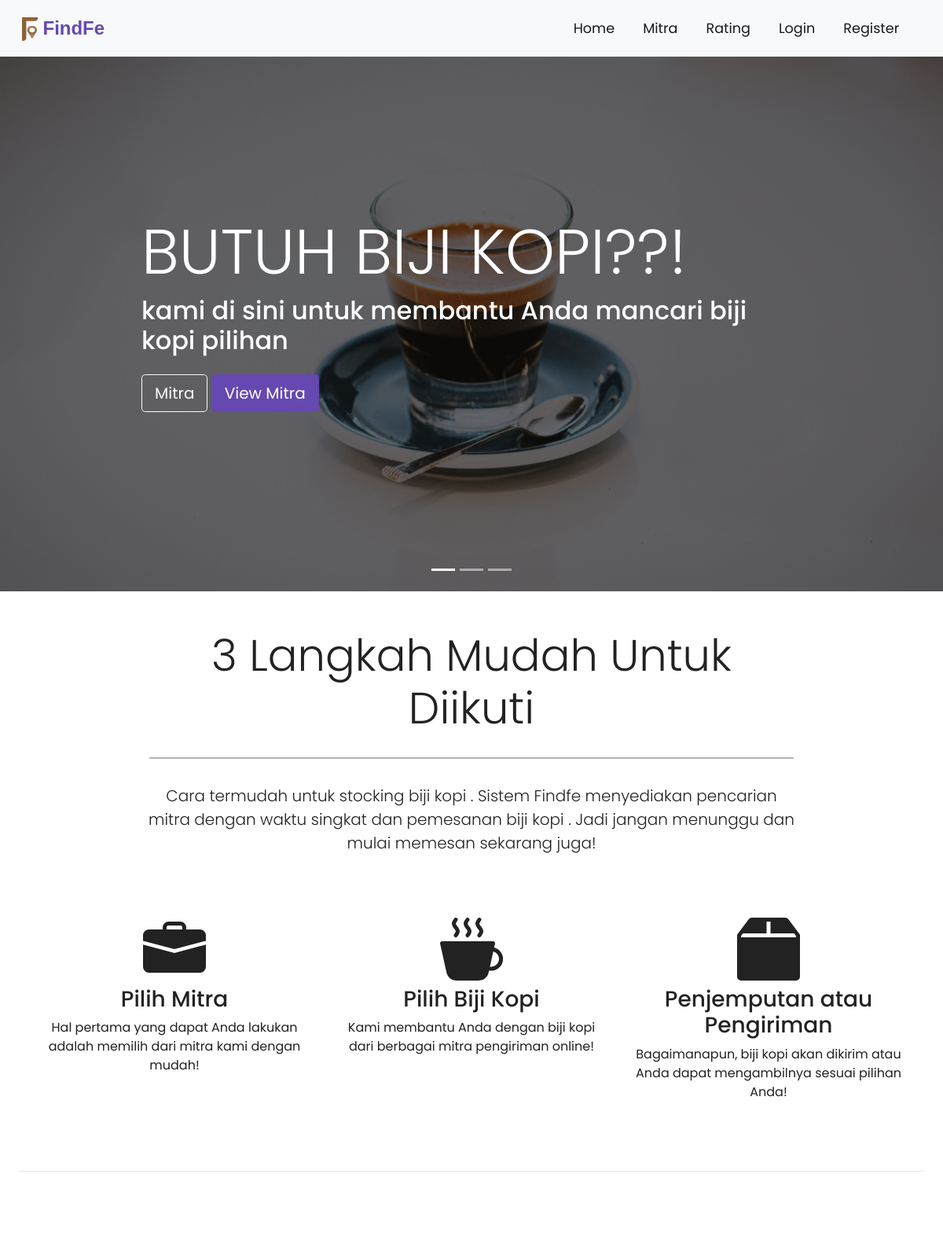
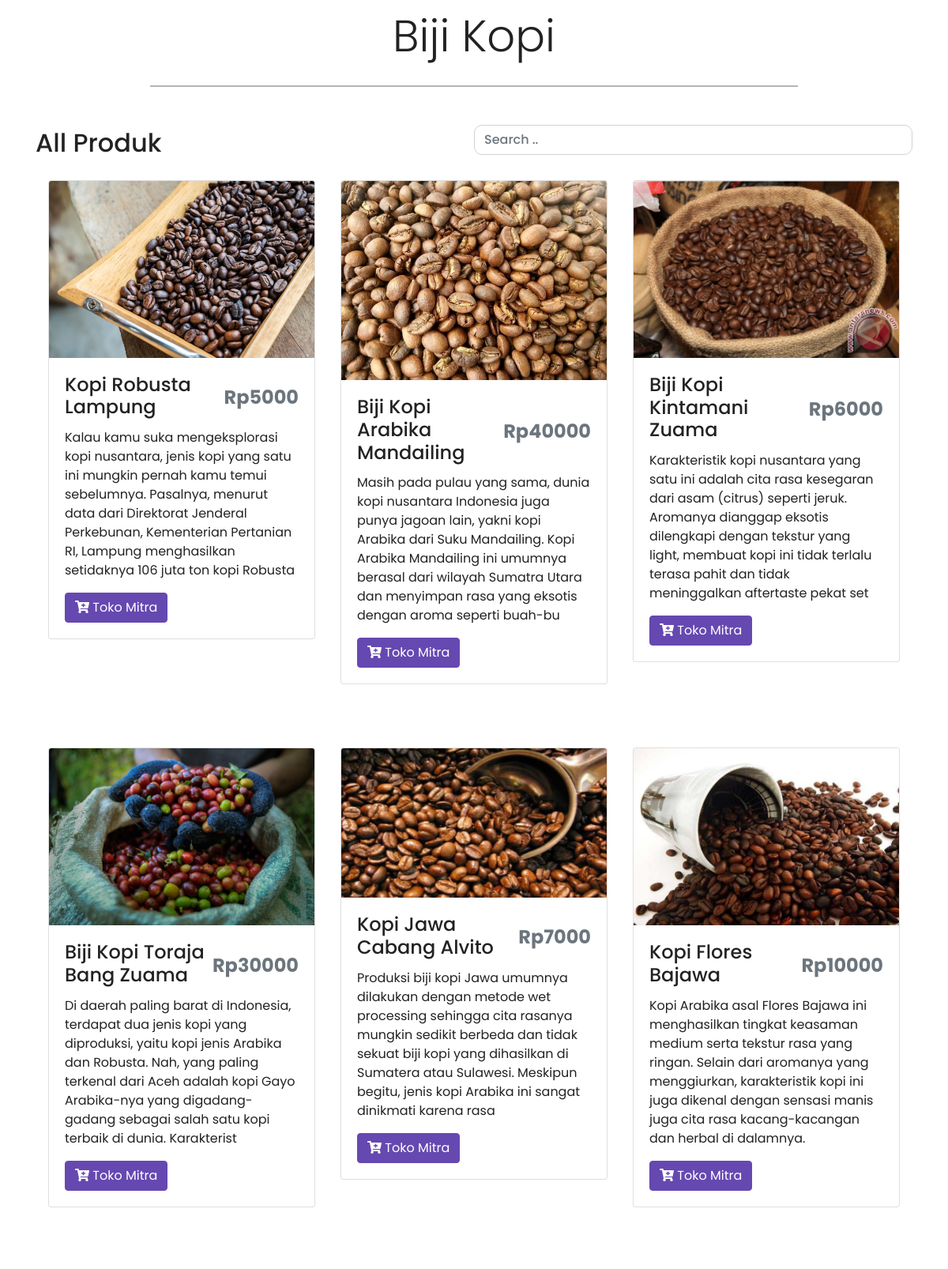
The page / (upper part) on the database its author committed (2 pictures, top to bottom).
### tables this page shows
CREATE TABLE `kopiesh` (
  `d_id` int(11) NOT NULL,
  `r_id` int(11) NOT NULL,
  `name` varchar(255) NOT NULL,
  `about` varchar(255) NOT NULL,
  `price` float NOT NULL,
  `img` text NOT NULL,
  `stock` int(11) NOT NULL,
  `date` datetime NOT NULL DEFAULT current_timestamp()
);

### application/controllers/Home.php (called while the page is built, shortened)
<?php
class Home extends CI_Controller
{
	public function index()
	{
		$this->load->model('Menu_model');
		$kopi = $this->Menu_model->getMenu();
		$data['kopiesh'] = $kopi;
		$this->load->view('front/partials/header');
		$this->load->view('front/home', $data);
		$this->load->view('front/partials/footer');
	}
}

### index.php (called while the page is built, shortened)
<?php
require_once BASEPATH.'core/CodeIgniter.php';

### application/models/Menu_model.php (called while the page is built, shortened)
<?php
class Menu_model extends CI_Model
{
    public function getMenu()
    {
        $result = $this->db->get('kopiesh')->result_array();
        return $result;
    }
}

### application/views/front/home.php (the view, shortened to what this page needs)
<link rel="stylesheet" href="https://cdn.jsdelivr.net/npm/bootstrap-icons@1.10.5/font/bootstrap-icons.css">
<div id="slides" class="carousel slide carousel-cus" data-ride="carousel">
    <ul class="carousel-indicators">
        <li data-target="#slides" data-slide-to="0" class="active"></li>
        <li data-target="#slides" data-slide-to="1"></li>
        <li data-target="#slides" data-slide-to="2"></li>
    </ul>
    <div class="carousel-inner">
        <div class="carousel-item active">
            <img src="<?php echo base_url() . 'public/front/img/bg1.jpg'; ?>" alt="FriesBrgrImg">
            <div class="carousel-caption text-left">
                <h1 class="display-2">Butuh biji Kopi??!</h1>
                <h3>kami di sini untuk membantu Anda mancari biji kopi pilihan </h3>
                <a href="<?php echo base_url() . 'toko/index' ?>" class="btn btn-outline-light btn-lg">Mitra</a>
                <a href="<?php echo base_url() . 'toko/index' ?>" class="btn btn-primary btn-lg">View Mitra</a>
            </div>
        </div>
    </div>
</div>
<div class="container-fluid padding">
    <div class="row text-center welcome">
        <div class="col-12">
            <h1 class="display-4">3 Langkah Mudah Untuk Diikuti</h1>
        </div>
        <hr>
        <div class="col-12">
            <p class="lead">Cara termudah untuk stocking biji kopi . Sistem Findfe menyediakan pencarian mitra
                dengan waktu singkat dan pemesanan biji kopi . Jadi jangan menunggu dan mulai memesan sekarang juga!</p>
        </div>
    </div>
</div>
<div class="container-fluid padding">
    <div class="row text-center padding">
        <div class="col-xs-12 col-sm-6 col-md-4">
            <h3>Pilih Mitra</h3>
            <p>Hal pertama yang dapat Anda lakukan adalah memilih dari mitra kami dengan mudah!</p>
        </div>
        <div class="col-xs-12 col-sm-6 col-md-4">
            <h3>Pilih Biji Kopi </h3>
            <p>Kami membantu Anda dengan biji kopi dari berbagai mitra pengiriman online!</p>
        </div>
        <div class="col-sm-12 col-md-4">
            <svg xmlns="http://www.w3.org/2000/svg" width="80" height="80" fill="currentColor" class="bi bi-box2-fill" viewBox="0 0 16 16">
                <path d="M3.75 0a1 1 0 0 0-.8.4L.1 4.2a.5.5 0 0 0-.1.3V15a1 1 0 0 0 1 1h14a1 1 0 0 0 1-1V4.5a.5.5 0 0 0-.1-.3L13.05.4a1 1 0 0 0-.8-.4h-8.5ZM15 4.667V5H1v-.333L1.5 4h6V1h1v3h6l.5.667Z" />
            </svg>
            <h3>Penjemputan atau Pengiriman</h3>
            <p>Bagaimanapun, biji kopi akan dikirim atau Anda dapat mengambilnya sesuai pilihan Anda!</p>
        </div>
    </div>
    <hr class="my-4">
</div>
<div class="container-fluid padding">
    <div class="row welcome text-center welcome">
        <div class="col-12">
            <h1 class="display-4">Biji Kopi </h1>
        </div>
        <hr>
    </div>
</div>
<div class="container">
    <div class="d-flex justify-content-between align-items-center">
        <div class="btn-group">
            <h2>All Produk</h2>
        </div>
        <input class="form-control mb-3" id="myInput" type="text" placeholder="Search .." style="width:50%;">
    </div>
    <div class="">
        <div class="container">
            <div id="myTable">
                <div class="row">
                    <?php if (!empty($kopiesh)) { ?>
                        <?php foreach ($kopiesh as $kopi) { ?>
                            <div id="card-product" class="col-md-4">
                                <div class="card mb-5 shadow-sm">
                                    <?php $image = $kopi['img']; ?>
                                    <img class="card-img-top" src="<?php echo base_url() . 'public/uploads/kopiesh/' . $image; ?>">
                                    <div class="card-body">
                                        <div class="d-flex justify-content-between align-items-center">
                                            <h4 class="card-title"><?php echo $kopi['name']; ?></h4>
                                            <h4 class="text-muted"><b>Rp<?php echo $kopi['price']; ?></b></h4>
                                        </div>
                                        <p class="card-text"><?php echo $kopi['about']; ?></p>
                                        <a href="<?php echo base_url() . 'kopi/list/' . $kopi['r_id']; ?>" class="btn btn-primary"><i class="fas fa-cart-plus"></i> Toko Mitra
                                        </a>
                                    </div>
                                </div>
                            </div class="col-md-3">
                        <?php } ?>
                    <?php } else { ?>
                        <div class="jumbotron">
                            <h1>Tidak ada catatan yang ditemukan</h1>
                        </div>
                    <?php } ?>
                </div>
            </div>
        </div>
    </div>
</div>

### assets/css/style.css (style rules this page uses)
html, body { height: 100%; width: 100%; font-family: "Poppins", sans-serif; color: #222; }
.carousel-inner { background: black; }
.carousel-inner img { width: 100%; height: 85vh; opacity: 0.4; }
.carousel-caption { position: absolute; top: 50%; transform: translateY(-50%); }
.carousel-caption h1 { font-size: 500%; text-transform: uppercase; }
.carousel-caption h3 { font-size: 200%; font-weight: 500; padding-bottom: 1rem; }
.btn-primary { background-color: #6648b1; border: 1px solid #6648b1; }
.padding { padding-left: 1.5rem; padding-right: 1.5rem; padding-bottom: 2rem; }
.welcome { width: 75%; margin: 0 auto; padding-top: 2rem; }
.welcome hr { border-top: 2px solid #b4b4b4; width: 95%; margin-top: 0.3rem; margin-bottom: 1rem; }
.form-control { border-radius: 10px; }
input[placeholder] { font-weight: 500; }
.carousel-item { transition: -webkit-transform 0.5s ease; transition: transform 0.5s ease; transition: transform 0.5s ease, -webkit-transform 0.5s ease; -webkit-backface-visibility: visible; backface-visibility: visible; }
[class*="col-"] { padding: 1rem; }

### rows shown on the page
kopiesh: img (picture), name "Kopi Robusta Lampung", price "5000", about "Kalau kamu suka mengeksplorasi kopi nusantara, jenis kopi yang satu ini mungkin pernah kamu temui sebelumnya. Pasalnya, menurut data dari Direktorat Jenderal Perkebunan, Kementerian Pertanian RI, Lampung menghasilkan setidaknya 106 juta ton kopi Robusta"
kopiesh: img (picture), name "Biji Kopi Arabika Mandailing", price "40000", about "Masih pada pulau yang sama, dunia kopi nusantara Indonesia juga punya jagoan lain, yakni kopi Arabika dari Suku Mandailing. Kopi Arabika Mandailing ini umumnya berasal dari wilayah Sumatra Utara dan menyimpan rasa yang eksotis dengan aroma seperti buah-bu"
kopiesh: img (picture), name "Biji Kopi Kintamani Zuama", price "6000", about "Karakteristik kopi nusantara yang satu ini adalah cita rasa kesegaran dari asam (citrus) seperti jeruk. Aromanya dianggap eksotis dilengkapi dengan tekstur yang light, membuat kopi ini tidak terlalu terasa pahit dan tidak meninggalkan aftertaste pekat set"
kopiesh: img (picture), name "Biji Kopi Toraja Bang Zuama", price "30000", about "Di daerah paling barat di Indonesia, terdapat dua jenis kopi yang diproduksi, yaitu kopi jenis Arabika dan Robusta. Nah, yang paling terkenal dari Aceh adalah kopi Gayo Arabika-nya yang digadang-gadang sebagai salah satu kopi terbaik di dunia. Karakterist"
kopiesh: img (picture), name "Kopi Jawa Cabang Alvito", price "7000", about "Produksi biji kopi Jawa umumnya dilakukan dengan metode wet processing sehingga cita rasanya mungkin sedikit berbeda dan tidak sekuat biji kopi yang dihasilkan di Sumatera atau Sulawesi. Meskipun begitu, jenis kopi Arabika ini sangat dinikmati karena rasa"
kopiesh: img (picture), name "Kopi Flores Bajawa", price "10000", about "Kopi Arabika asal Flores Bajawa ini menghasilkan tingkat keasaman medium serta tekstur rasa yang ringan. Selain dari aromanya yang menggiurkan, karakteristik kopi ini juga dikenal dengan sensasi manis juga cita rasa kacang-kacangan dan herbal di dalamnya."
